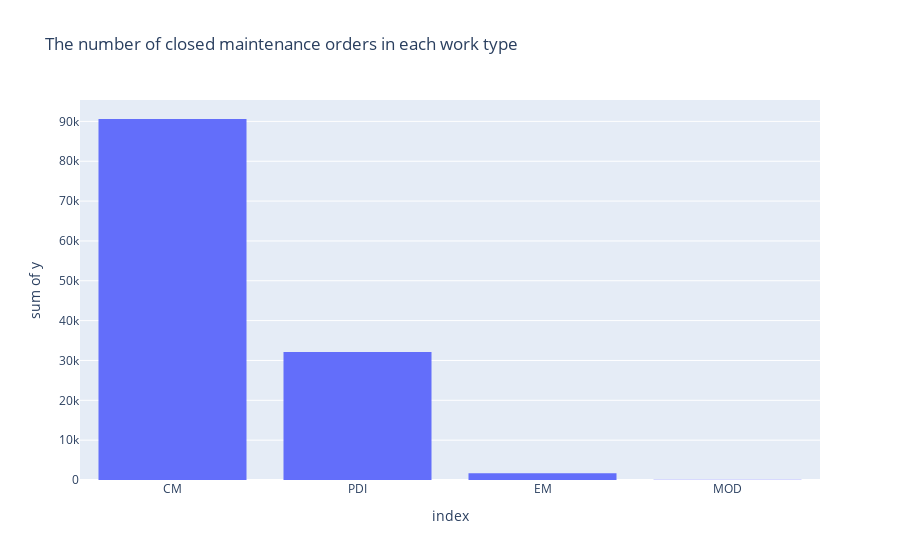

Here is the notebook cell this chart was saved with:
### Code cell
#This cart shows the number of each work type (CM, PDI, EM, MOD)
wtypes = df["worktype"].value_counts()

fig = px.histogram(wtypes, x=wtypes.index, y=wtypes.values, title='The number of closed maintenance orders in each work type')
fig.show()

### Figure 1 — Plotly figure (JSON) as saved in the notebook; plotly's stock layout.template omitted (floating-point values rounded to 4 significant figures)
{"data": [{"alignmentgroup": "True", "bingroup": "x", "histfunc": "sum", "hovertemplate": "index=%{x}<br>sum of y=%{y}<extra></extra>", "legendgroup": "", "marker": {"color": "#636efa", "pattern": {"shape": ""}}, "name": "", "offsetgroup": "", "orientation": "v", "showlegend": false, "type": "histogram", "x": ["CM", "PDI", "EM", "MOD"], "xaxis": "x", "y": [90603, 32153, 1724, 83], "yaxis": "y"}], "layout": {"barmode": "relative", "legend": {"tracegroupgap": 0}, "title": {"text": "The number of closed maintenance orders in each work type"}, "xaxis": {"anchor": "y", "domain": [0, 1], "title": {"text": "index"}}, "yaxis": {"anchor": "x", "domain": [0, 1], "title": {"text": "sum of y"}}}}
